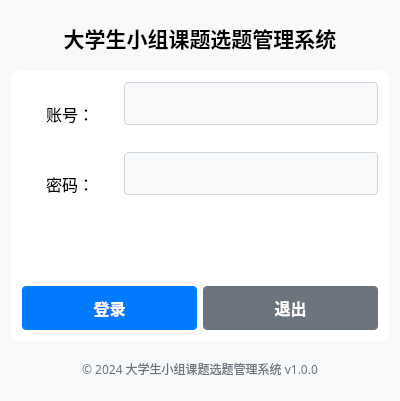
<?xml version="1.0" encoding="UTF-8"?>
<ui version="4.0">
 <class>LoginWindow</class>
 <widget class="QDialog" name="LoginWindow">
  <property name="geometry">
   <rect>
    <x>0</x>
    <y>0</y>
    <width>400</width>
    <height>401</height>
   </rect>
  </property>
  <property name="windowTitle">
   <string>大学生小组课题选题管理系统 - 登录</string>
  </property>
  <property name="styleSheet">
   <string notr="true">background-color: #f8f9fa;</string>
  </property>
  <layout class="QVBoxLayout" name="verticalLayout">
   <item>
    <widget class="QWidget" name="titleWidget" native="true">
     <layout class="QHBoxLayout" name="horizontalLayout_3">
      <item>
       <widget class="QLabel" name="titleLabel">
        <property name="font">
         <font>
          <family>Microsoft YaHei</family>
          <pointsize>16</pointsize>
          <bold>true</bold>
         </font>
        </property>
        <property name="text">
         <string>大学生小组课题选题管理系统</string>
        </property>
        <property name="alignment">
         <set>Qt::AlignCenter</set>
        </property>
       </widget>
      </item>
     </layout>
    </widget>
   </item>
   <item>
    <widget class="QWidget" name="loginWidget" native="true">
     <property name="styleSheet">
      <string notr="true">background-color: white; border-radius: 8px; padding: 20px; box-shadow: 0 2px 12px rgba(0, 0, 0, 0.1);</string>
     </property>
     <layout class="QVBoxLayout" name="verticalLayout_2">
      <item>
       <layout class="QFormLayout" name="formLayout">
        <item row="0" column="0">
         <widget class="QLabel" name="usernameLabel">
          <property name="font">
           <font>
            <family>Microsoft YaHei</family>
            <pointsize>12</pointsize>
           </font>
          </property>
          <property name="text">
           <string>账号：</string>
          </property>
         </widget>
        </item>
        <item row="0" column="1">
         <widget class="QLineEdit" name="usernameLineEdit">
          <property name="font">
           <font>
            <family>Microsoft YaHei</family>
            <pointsize>12</pointsize>
           </font>
          </property>
          <property name="styleSheet">
           <string notr="true">border: 1px solid #ced4da; border-radius: 4px; padding: 8px; background-color: #f8f9fa;</string>
          </property>
          <property name="maxLength">
           <number>50</number>
          </property>
         </widget>
        </item>
        <item row="1" column="0">
         <widget class="QLabel" name="passwordLabel">
          <property name="font">
           <font>
            <family>Microsoft YaHei</family>
            <pointsize>12</pointsize>
           </font>
          </property>
          <property name="text">
           <string>密码：</string>
          </property>
         </widget>
        </item>
        <item row="1" column="1">
         <widget class="QLineEdit" name="passwordLineEdit">
          <property name="font">
           <font>
            <family>Microsoft YaHei</family>
            <pointsize>12</pointsize>
           </font>
          </property>
          <property name="styleSheet">
           <string notr="true">border: 1px solid #ced4da; border-radius: 4px; padding: 8px; background-color: #f8f9fa;</string>
          </property>
          <property name="maxLength">
           <number>20</number>
          </property>
          <property name="echoMode">
           <enum>QLineEdit::Password</enum>
          </property>
         </widget>
        </item>
       </layout>
      </item>
      <item>
       <widget class="QLabel" name="statusLabel">
        <property name="font">
         <font>
          <family>Microsoft YaHei</family>
          <pointsize>10</pointsize>
         </font>
        </property>
        <property name="text">
         <string/>
        </property>
        <property name="alignment">
         <set>Qt::AlignCenter</set>
        </property>
       </widget>
      </item>
      <item>
       <layout class="QHBoxLayout" name="horizontalLayout">
        <item>
         <widget class="QPushButton" name="loginButton">
          <property name="font">
           <font>
            <family>Microsoft YaHei</family>
            <pointsize>12</pointsize>
            <bold>true</bold>
           </font>
          </property>
          <property name="styleSheet">
           <string notr="true">QPushButton { background-color: #007bff; color: white; border: none; border-radius: 4px; padding: 10px 20px; }
QPushButton:hover { background-color: #0056b3; }
QPushButton:pressed { background-color: #004085; }
QPushButton:disabled { background-color: #6c757d; }</string>
          </property>
          <property name="text">
           <string>登录</string>
          </property>
         </widget>
        </item>
        <item>
         <widget class="QPushButton" name="exitButton">
          <property name="font">
           <font>
            <family>Microsoft YaHei</family>
            <pointsize>12</pointsize>
            <bold>true</bold>
           </font>
          </property>
          <property name="styleSheet">
           <string notr="true">QPushButton { background-color: #6c757d; color: white; border: none; border-radius: 4px; padding: 10px 20px; }
QPushButton:hover { background-color: #545b62; }
QPushButton:pressed { background-color: #4e555b; }</string>
          </property>
          <property name="text">
           <string>退出</string>
          </property>
         </widget>
        </item>
       </layout>
      </item>
     </layout>
    </widget>
   </item>
   <item>
    <widget class="QLabel" name="copyrightLabel">
     <property name="font">
      <font>
       <family>Microsoft YaHei</family>
       <pointsize>9</pointsize>
      </font>
     </property>
     <property name="styleSheet">
      <string notr="true">color: #6c757d;</string>
     </property>
     <property name="text">
      <string>© 2024 大学生小组课题选题管理系统 v1.0.0</string>
     </property>
     <property name="alignment">
      <set>Qt::AlignCenter</set>
     </property>
    </widget>
   </item>
  </layout>
 </widget>
 <layoutdefault spacing="6" margin="11"/>
 <resources/>
 <connections/>
</ui>
